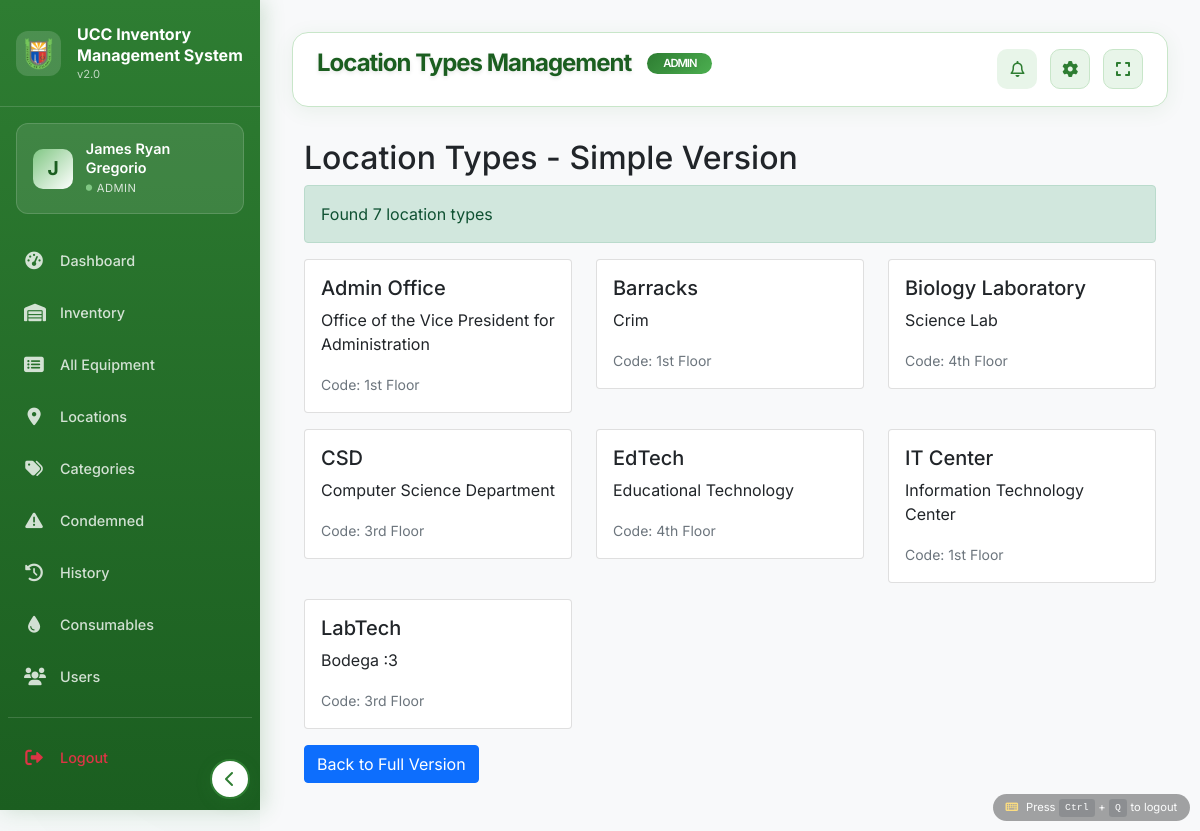
Screenshot of /admin/simple_location_types.php (signed in) with the database file from the repository.
### tables this page shows
CREATE TABLE `location_types` (
  `id` int(11) NOT NULL,
  `type_code` varchar(50) NOT NULL,
  `type_name` varchar(100) NOT NULL,
  `campus` varchar(100) DEFAULT 'Main Campus',
  `description` text DEFAULT NULL,
  `icon_class` varchar(50) DEFAULT 'fa-building',
  `color_primary` varchar(7) DEFAULT '#008543',
  `color_secondary` varchar(7) DEFAULT '#20c997',
  `equipment_label` varchar(50) DEFAULT 'Equipment',
  `manager_title` varchar(50) DEFAULT 'Manager',
  `is_active` tinyint(1) DEFAULT 1,
  `created_at` timestamp NOT NULL DEFAULT current_timestamp(),
  `updated_at` timestamp NOT NULL DEFAULT current_timestamp() ON UPDATE current_timestamp()
);

### admin/simple_location_types.php (the view, shortened to what this page needs)
<?php
$database = new Database();
$db = $database->getConnection();
include '../includes/header.php';
?>
<div class="container-fluid">
    <h2>Location Types - Simple Version</h2>
    <?php
    try {
        $query = "SELECT * FROM location_types ORDER BY type_name";
        $stmt = $db->prepare($query);
        $stmt->execute();
        $location_types = $stmt->fetchAll(PDO::FETCH_ASSOC);
        if (empty($location_types)) {
            echo "<div class='alert alert-warning'>No location types found. <a href='create_location_types_table.php'>Run setup script</a></div>";
        } else {
            echo "<div class='alert alert-success'>Found " . count($location_types) . " location types</div>";
            echo "<div class='row'>";
            foreach ($location_types as $type) {
                echo "<div class='col-md-4 mb-3'>";
                echo "<div class='card'>";
                echo "<div class='card-body'>";
                echo "<h5 class='card-title'>" . htmlspecialchars($type['type_name']) . "</h5>";
                echo "<p class='card-text'>" . htmlspecialchars($type['description']) . "</p>";
                echo "<small class='text-muted'>Code: " . htmlspecialchars($type['type_code']) . "</small>";
                echo "</div>";
                echo "</div>";
                echo "</div>";
            }
            echo "</div>";
        }
    } catch (Exception $e) {
        echo "<div class='alert alert-danger'>Error: " . $e->getMessage() . "</div>";
    }
    ?>
    <p><a href="location_types.php" class="btn btn-primary">Back to Full Version</a></p>
</div>
<?php include '../includes/footer.php'; ?>

### includes/header.php (style rules this page uses)
:root { --ucc-green-primary: #2E7D32; --ucc-green-secondary: #4CAF50; --ucc-green-light: #81C784; --ucc-green-soft: #E8F5E9; --ucc-green-mint: #C8E6C9; --ucc-green-dark: #1B5E20; --ucc-white: #FFFFFF; --ucc-off-white: #F8F9FA; --ucc-gray-light: #F1F8E9; }
* { margin: 0; padding: 0; box-sizing: border-box; }
body { font-family: 'Inter', sans-serif; background: var(--ucc-off-white); overflow-x: hidden; }

### rows the page displays
location_types: type_name "Admin Office", description "Office of the Vice President for Administration", type_code "1st Floor"
location_types: type_name "Barracks", description "Crim", type_code "1st Floor"
location_types: type_name "Biology Laboratory", description "Science Lab", type_code "4th Floor"
location_types: type_name "CSD", description "Computer Science Department", type_code "3rd Floor"
location_types: type_name "EdTech", description "Educational Technology", type_code "4th Floor"
location_types: type_name "IT Center", description "Information Technology Center", type_code "1st Floor"
location_types: type_name "LabTech", description "Bodega :3", type_code "3rd Floor"

### other values shown
substr($_SESSION['full_name'], 0, 1) "J"
$_SESSION['full_name'] "James Ryan Gregorio"
$_SESSION['role'] "ADMIN"
$page_title "Location Types Management"
count($location_types) "7"
